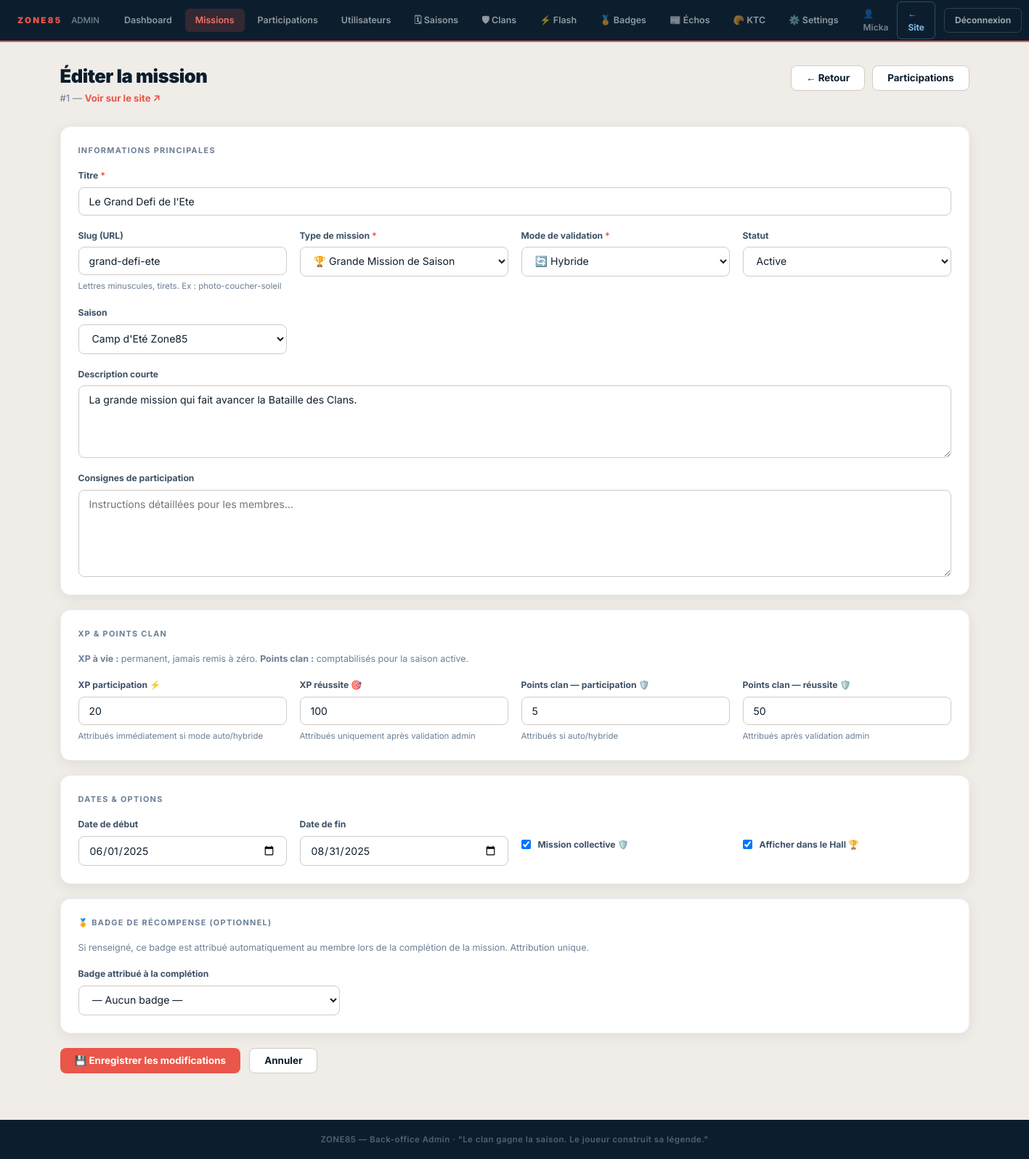
The page /admin/mission-edit.php?id=1 (signed in) on the database its author committed.
### tables this page shows
CREATE TABLE `missions` (
  `id`                       int(10) UNSIGNED NOT NULL AUTO_INCREMENT,
  `game_id`                  int(10) UNSIGNED DEFAULT NULL,
  `season_id`                int(10) UNSIGNED DEFAULT NULL,
  `title`                    varchar(200) NOT NULL,
  `slug`                     varchar(200) NOT NULL,
  `mission_type`             enum('seasonal_collective','quiz','vote','photo_challenge','keto_kole_tche','rando','weather_mission','investigation','hidden_hunt','premium_game','event_flash') NOT NULL,
  `description`              text DEFAULT NULL,
  `instructions`             text DEFAULT NULL,
  `status`                   enum('draft','active','closed','archived') NOT NULL DEFAULT 'draft',
  `is_collective`            tinyint(1) DEFAULT 0,
  `validation_mode`          enum('auto','manual','hybrid') NOT NULL DEFAULT 'auto',
  `requires_answer`          tinyint(1) DEFAULT 0,
  `requires_upload`          tinyint(1) DEFAULT 0,
  `requires_vote`            tinyint(1) DEFAULT 0,
  `requires_code`            tinyint(1) DEFAULT 0,
  `xp_participation`         smallint(5) UNSIGNED DEFAULT 0,
  `xp_success`               smallint(5) UNSIGNED DEFAULT 0,
  `clan_points_participation` smallint(5) UNSIGNED DEFAULT 0,
  `clan_points_success`      smallint(5) UNSIGNED DEFAULT 0,
  `badge_reward_id`          int(10) UNSIGNED DEFAULT NULL,
  `start_date`               date DEFAULT NULL,
  `end_date`                 date DEFAULT NULL,
  `display_in_hall`          tinyint(1) DEFAULT 0,
  `flash_start_at`           datetime DEFAULT NULL,
  `flash_end_at`             datetime DEFAULT NULL,
  `xp_multiplier`            decimal(3,1) NOT NULL DEFAULT 1.0,
  `is_flash`                 tinyint(1) NOT NULL DEFAULT 0,
  `is_grande_mission`        tinyint(1) NOT NULL DEFAULT 0,
  `grande_mission_season_id` int(10) UNSIGNED DEFAULT NULL,
  `flash_badge_id`           int(10) UNSIGNED DEFAULT NULL,
  `cover_emoji`              varchar(8) NOT NULL DEFAULT '?',
  `created_at`               datetime NOT NULL DEFAULT current_timestamp(),
  `updated_at`               datetime NOT NULL DEFAULT current_timestamp() ON UPDATE current_timestamp(),
  PRIMARY KEY (`id`),
  UNIQUE KEY `uq_missions_slug` (`slug`),
  KEY `idx_missions_status` (`status`),
  KEY `idx_missions_type` (`mission_type`),
  KEY `idx_missions_flash` (`is_flash`,`flash_end_at`,`status`),
  KEY `idx_missions_grande` (`is_grande_mission`,`status`)
);

CREATE TABLE `seasons` (
  `id`                 int(10) UNSIGNED NOT NULL AUTO_INCREMENT,
  `title`              varchar(200) NOT NULL,
  `slug`               varchar(200) NOT NULL,
  `color_primary`      varchar(7) NOT NULL DEFAULT '#0c1e2e',
  `color_secondary`    varchar(7) NOT NULL DEFAULT '#ea5649',
  `emoji`              varchar(8) NOT NULL DEFAULT '?',
  `description`        text DEFAULT NULL,
  `description_long`   text DEFAULT NULL,
  `image_url`          varchar(255) DEFAULT NULL,
  `badge_reward_id`    int(10) UNSIGNED DEFAULT NULL,
  `grande_mission_id`  int(10) UNSIGNED DEFAULT NULL,
  `period_label`       varchar(100) DEFAULT NULL,
  `start_date`         date DEFAULT NULL,
  `end_date`           date DEFAULT NULL,
  `closed_at`          datetime DEFAULT NULL,
  `winner_clan_id`     int(10) UNSIGNED DEFAULT NULL,
  `status`             enum('upcoming','active','archived') NOT NULL DEFAULT 'upcoming',
  `theme_color`        varchar(20) DEFAULT NULL,
  `main_game_id`       int(10) UNSIGNED DEFAULT NULL,
  `created_at`         datetime NOT NULL DEFAULT current_timestamp(),
  `updated_at`         datetime NOT NULL DEFAULT current_timestamp() ON UPDATE current_timestamp(),
  PRIMARY KEY (`id`),
  UNIQUE KEY `uq_seasons_slug` (`slug`),
  KEY `idx_seasons_status` (`status`),
  KEY `idx_seasons_dates` (`start_date`,`end_date`)
);

### includes/functions.php (called while the page is built, shortened)
<?php
function e(string $str): string {
    return htmlspecialchars($str, ENT_QUOTES, 'UTF-8');
}

### admin/mission-edit.php (the view, shortened to what this page needs)
<?php
require_once '../includes/functions.php';
$pdo           = db();
$mission_id    = isset($_GET['id']) ? (int)$_GET['id'] : 0;
$is_edit       = $mission_id > 0;
$mission       = null;
if ($is_edit && $pdo) {
    try {
        $s = $pdo->prepare("SELECT * FROM missions WHERE id = :id LIMIT 1");
        $s->execute([':id' => $mission_id]);
        $mission = $s->fetch() ?: null;
    } catch (PDOException $e) {
        error_log('[ZONE85 admin/mission-edit] ' . $e->getMessage());
        $flash_err = 'Erreur lors du chargement de la mission.';
    }
}
$seasons = [];
if ($pdo) {
    try {
        $seasons = $pdo->query("SELECT id, title FROM seasons ORDER BY status = 'active' DESC, id DESC")->fetchAll();
    } catch (PDOException $e) {  }
}
$f = [
    'title'                    => $mission['title']                    ?? '',
    'slug'                     => $mission['slug']                     ?? '',
    'description'              => $mission['description']              ?? '',
    'instructions'             => $mission['instructions']             ?? '',
    'mission_type'             => $mission['mission_type']             ?? 'vote',
    'season_id'                => $mission['season_id']                ?? '',
    'game_id'                  => $mission['game_id']                  ?? '',
    'status'                   => $mission['status']                   ?? 'draft',
    'validation_mode'          => $mission['validation_mode']          ?? 'auto',
    'is_collective'            => (bool)($mission['is_collective']     ?? false),
    'xp_participation'         => $mission['xp_participation']         ?? 5,
    'xp_success'               => $mission['xp_success']               ?? 0,
    'clan_points_participation'=> $mission['clan_points_participation'] ?? 1,
    'clan_points_success'      => $mission['clan_points_success']       ?? 0,
    'start_date'               => $mission['start_date']               ?? '',
    'end_date'                 => $mission['end_date']                  ?? '',
    'display_in_hall'          => (bool)($mission['display_in_hall']   ?? false),
    'badge_reward_id'          => $mission['badge_reward_id'] ?? null,
];
require_once '_admin-header.php';
?>
<div class="adm-page-header">
  <div>
    <h1 class="adm-page-title"><?= $is_edit ? 'Éditer la mission' : 'Nouvelle mission' ?></h1>
    <p class="adm-page-sub">
      <?php if ($is_edit && $mission): ?>
        #<?= $mission_id ?> —
        <a href="../mission.php?id=<?= $mission_id ?>" target="_blank" style="color:#ea5649;text-decoration:none;font-weight:700">Voir sur le site ↗</a>
      <?php else: ?>
        Créer une nouvelle mission Zone85.
      <?php endif; ?>
    </p>
  </div>
  <div class="adm-page-actions">
    <a href="missions.php" class="btn-adm btn-adm-ghost">← Retour</a>
    <?php if ($is_edit): ?>
    <a href="participations.php?mission_id=<?= $mission_id ?>" class="btn-adm btn-adm-ghost">Participations</a>
    <?php endif; ?>
  </div>
</div>
<form method="POST" autocomplete="off">
  <div class="adm-card">
    <div class="adm-card-title">Informations principales</div>
    <div class="adm-form-grid">
      <div class="adm-field adm-form-full">
        <label class="adm-label">Titre <span>*</span></label>
        <input type="text" name="title" class="adm-input"
               value="<?= e($f['title']) ?>" required maxlength="200"
               placeholder="Ex : Photo du coucher de soleil sur les marais">
      </div>
      <div class="adm-field">
        <label class="adm-label">Slug (URL)</label>
        <input type="text" name="slug" class="adm-input"
               value="<?= e($f['slug']) ?>" maxlength="200"
               placeholder="Généré automatiquement si vide">
        <span class="adm-hint">Lettres minuscules, tirets. Ex : photo-coucher-soleil</span>
      </div>
      <div class="adm-field">
        <label class="adm-label">Type de mission <span>*</span></label>
        <select name="mission_type" class="adm-select" required>
          <?php
          $types = [
            'seasonal_collective' => '🏆 Grande Mission de Saison',
            'quiz'                => '🧠 Quiz',
            'vote'                => '🗳️ Vote',
            'photo_challenge'     => '📸 Photo',
            'keto_kole_tche'      => '🥐 KTC',
            'rando'               => '🥾 Rando',
            'weather_mission'     => '🌤️ Météo',
            'investigation'       => '🔍 Enquête',
            'hidden_hunt'         => '🗝️ Chasse cachée',
            'premium_game'        => '⭐ Jeu Premium',
          ];
          foreach ($types as $v => $l):
          ?>
          <option value="<?= $v ?>" <?= $f['mission_type'] === $v ? 'selected' : '' ?>><?= $l ?></option>
          <?php endforeach; ?>
        </select>
      </div>
      <div class="adm-field">
        <label class="adm-label">Mode de validation <span>*</span></label>
        <select name="validation_mode" class="adm-select" required>
          <option value="hybrid" <?= $f['validation_mode'] === 'hybrid' ? 'selected' : '' ?>>🔄 Hybride</option>
        </select>
      </div>
      <div class="adm-field">
        <label class="adm-label">Statut</label>
        <select name="status" class="adm-select">
          <option value="active"   <?= $f['status'] === 'active'   ? 'selected' : '' ?>>Active</option>
        </select>
      </div>
      <div class="adm-field">
        <label class="adm-label">Saison</label>
        <select name="season_id" class="adm-select">
          <?php foreach ($seasons as $s): ?>
          <option value="<?= (int)$s['id'] ?>" <?= (int)$f['season_id'] === (int)$s['id'] ? 'selected' : '' ?>>
            <?= e($s['title']) ?>
          </option>
          <?php endforeach; ?>
        </select>
      </div>
      <div class="adm-field adm-form-full">
        <label class="adm-label">Description courte</label>
        <textarea name="description" class="adm-textarea" maxlength="2000"
                  placeholder="Résumé affiché sur la page mission…"><?= e($f['description']) ?></textarea>
      </div>
      <div class="adm-field adm-form-full">
        <label class="adm-label">Consignes de participation</label>
        <textarea name="instructions" class="adm-textarea" style="min-height:120px" maxlength="5000"
                  placeholder="Instructions détaillées pour les membres…"><?= e($f['instructions']) ?></textarea>
      </div>
    </div>
  </div>
  <div class="adm-card">
    <div class="adm-card-title">XP & Points clan</div>
    <div style="font-size:.78rem;color:#6b7f96;margin-bottom:16px;line-height:1.6">
      <strong>XP à vie :</strong> permanent, jamais remis à zéro.
      <strong>Points clan :</strong> comptabilisés pour la saison active.
    </div>
    <div class="adm-form-grid">
      <div class="adm-field">
        <label class="adm-label">XP participation <span>⚡</span></label>
        <input type="number" name="xp_participation" class="adm-input"
               value="<?= (int)$f['xp_participation'] ?>" min="0" max="500">
        <span class="adm-hint">Attribués immédiatement si mode auto/hybride</span>
      </div>
      <div class="adm-field">
        <label class="adm-label">XP réussite <span>🎯</span></label>
        <input type="number" name="xp_success" class="adm-input"
               value="<?= (int)$f['xp_success'] ?>" min="0" max="1000">
        <span class="adm-hint">Attribués uniquement après validation admin</span>
      </div>
      <div class="adm-field">
        <label class="adm-label">Points clan — participation 🛡️</label>
        <input type="number" name="clan_points_participation" class="adm-input"
               value="<?= (int)$f['clan_points_participation'] ?>" min="0" max="500">
        <span class="adm-hint">Attribués si auto/hybride</span>
      </div>
      <div class="adm-field">
        <label class="adm-label">Points clan — réussite 🛡️</label>
        <input type="number" name="clan_points_success" class="adm-input"
               value="<?= (int)$f['clan_points_success'] ?>" min="0" max="1000">
        <span class="adm-hint">Attribués après validation admin</span>
      </div>
    </div>
  </div>
  <div class="adm-card">
    <div class="adm-card-title">Dates & Options</div>
    <div class="adm-form-grid">
      <div class="adm-field">
        <label class="adm-label">Date de début</label>
        <input type="date" name="start_date" class="adm-input"
               value="<?= e($f['start_date']) ?>">
      </div>
      <div class="adm-field">
        <label class="adm-label">Date de fin</label>
        <input type="date" name="end_date" class="adm-input"
               value="<?= e($f['end_date']) ?>">
      </div>
      <div class="adm-field" style="justify-content:center;padding-top:8px">
        <label style="display:flex;align-items:center;gap:10px;cursor:pointer">
          <input type="checkbox" name="is_collective" <?= $f['is_collective'] ? 'checked' : '' ?>>
          <span class="adm-label" style="margin:0">Mission collective 🛡️</span>
        </label>
      </div>
      <div class="adm-field" style="justify-content:center;padding-top:8px">
        <label style="display:flex;align-items:center;gap:10px;cursor:pointer">
          <input type="checkbox" name="display_in_hall" <?= $f['display_in_hall'] ? 'checked' : '' ?>>
          <span class="adm-label" style="margin:0">Afficher dans le Hall 🏆</span>
        </label>
      </div>
    </div>
  </div>
  <div class="adm-card">
    <div class="adm-card-title">🏅 Badge de récompense (optionnel)</div>
    <p style="font-size:.78rem;color:#6b7f96;margin-bottom:16px;line-height:1.6">
      Si renseigné, ce badge est attribué automatiquement au membre lors de la complétion de la mission. Attribution unique.
    </p>
    <div class="adm-field" style="max-width:360px">
      <label class="adm-label">Badge attribué à la complétion</label>
      <select name="badge_reward_id" class="adm-select">
        <option value="">— Aucun badge —</option>
      </select>
    </div>
  </div>
  <div style="display:flex;gap:12px;flex-wrap:wrap">
    <button type="submit" class="btn-adm btn-adm-primary" style="min-width:200px">
      <?= $is_edit ? '💾 Enregistrer les modifications' : '✨ Créer la mission' ?>
    </button>
    <a href="missions.php" class="btn-adm btn-adm-ghost">Annuler</a>
  </div>
</form>
<?php require_once '_admin-footer.php'; ?>

### rows shown on the page
missions: title "Le Grand Defi de l'Ete", slug "grand-defi-ete", mission_type "🏆 Grande Mission de Saison", validation_mode "🔄 Hybride", status "Active", season_id "Camp d'Eté Zone85", description "La grande mission qui fait avancer la Bataille des Clans.", xp_participation "20", xp_success "100", clan_points_participation "5", clan_points_success "50", start_date "06/01/2025", end_date "08/31/2025", is_collective "☑", display_in_hall "☑"

### other values the page prints
$_adm_user['pseudo'] "Micka"
$mission_id "1"
